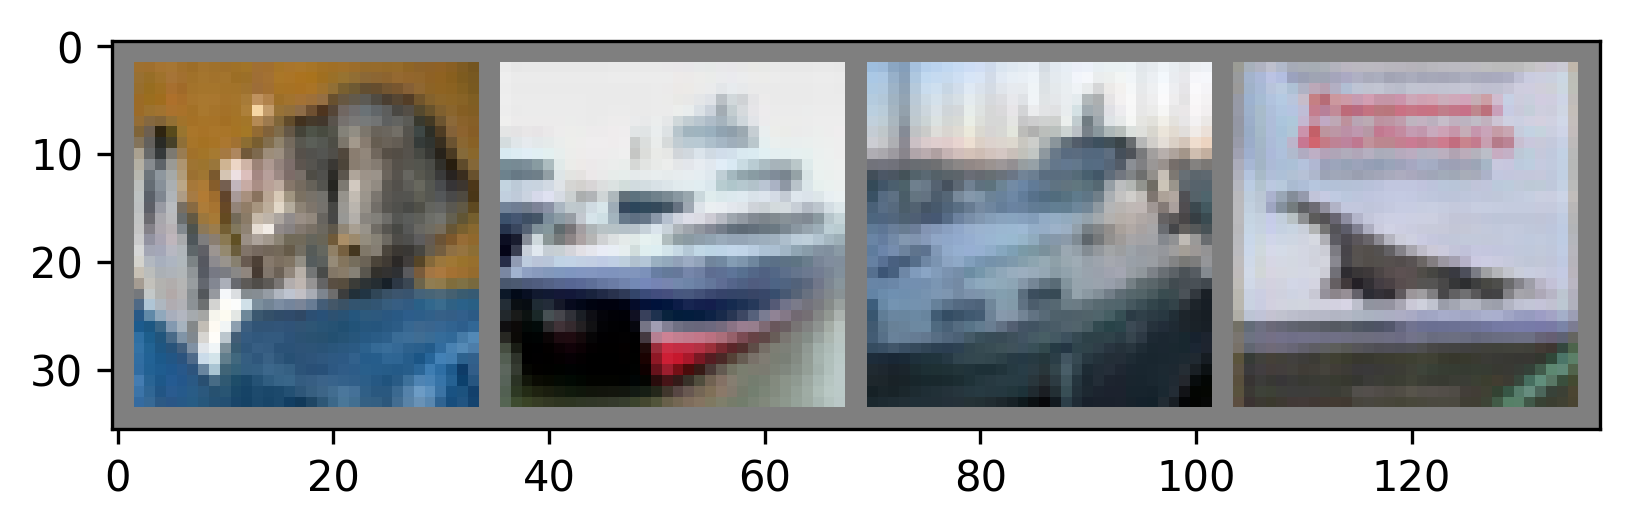

Write Python code to recreate this figure.
# 3. Define a Loss function and optimizer
import torch
import torchvision
import torchvision.transforms as transforms

import matplotlib.pyplot as plt
import numpy as np

# Ex01
transform = transforms.Compose(
    [transforms.ToTensor(),
     transforms.Normalize((0.5, 0.5, 0.5), (0.5, 0.5, 0.5))])

batch_size = 4

trainset = torchvision.datasets.CIFAR10(root='./data', train=True,
                                        download=True, transform=transform)
trainloader = torch.utils.data.DataLoader(trainset, batch_size=batch_size,
                                          shuffle=True, num_workers=2)

testset = torchvision.datasets.CIFAR10(root='./data', train=False,
                                       download=True, transform=transform)
testloader = torch.utils.data.DataLoader(testset, batch_size=batch_size,
                                         shuffle=False, num_workers=2)

classes = ('plane', 'car', 'bird', 'cat',
           'deer', 'dog', 'frog', 'horse', 'ship', 'truck')


# Ex02
import torch.nn as nn
import torch.nn.functional as F



class Net(nn.Module):
    def __init__(self):
        super().__init__()
        self.conv1 = nn.Conv2d(3, 6, 5)
        self.pool = nn.MaxPool2d(2, 2)
        self.conv2 = nn.Conv2d(6, 16, 5)
        self.fc1 = nn.Linear(16 * 5 * 5, 120)
        self.fc2 = nn.Linear(120, 84)
        self.fc3 = nn.Linear(84, 10)

    def forward(self, x):
        x = self.pool(F.relu(self.conv1(x)))
        x = self.pool(F.relu(self.conv2(x)))
        x = torch.flatten(x, 1) # flatten all dimensions except batch
        x = F.relu(self.fc1(x))
        x = F.relu(self.fc2(x))
        x = self.fc3(x)
        return x


net = Net()


# Ex03
import torch.optim as optim

criterion = nn.CrossEntropyLoss()
optimizer = optim.SGD(net.parameters(), lr=0.001, momentum=0.9)


# Ex04
for epoch in range(2):  # loop over the dataset multiple times

    running_loss = 0.0
    for i, data in enumerate(trainloader, 0):
        # get the inputs; data is a list of [inputs, labels]
        inputs, labels = data

        # zero the parameter gradients
        optimizer.zero_grad()

        # forward + backward + optimize
        outputs = net(inputs)
        loss = criterion(outputs, labels)
        loss.backward()
        optimizer.step()

        # print statistics
        running_loss += loss.item()
        if i % 2000 == 1999:    # print every 2000 mini-batches
            print(f'[{epoch + 1}, {i + 1:5d}] loss: {running_loss / 2000:.3f}')
            running_loss = 0.0

print('Finished Training')

PATH = './cifar_net.pth'
torch.save(net.state_dict(), PATH)

dataiter = iter(testloader)
images, labels = next(dataiter)

# print images
# functions to show an image


def imshow(img):
    img = img / 2 + 0.5     # unnormalize
    npimg = img.numpy()
    plt.imshow(np.transpose(npimg, (1, 2, 0)))
    plt.savefig("Ex05.png", bbox_inches="tight", dpi=300)
    plt.close()
    #plt.show()


imshow(torchvision.utils.make_grid(images))
print('GroundTruth: ', ' '.join(f'{classes[labels[j]]:5s}' for j in range(4)))
# GroundTruth:  cat   ship  ship  plane

net = Net()
net.load_state_dict(torch.load(PATH, weights_only=True))

outputs = net(images)

_, predicted = torch.max(outputs, 1)

print('Predicted: ', ' '.join(f'{classes[predicted[j]]:5s}'
                              for j in range(4)))
# Predicted:  cat   ship  ship  ship

correct = 0
total = 0
# since we're not training, we don't need to calculate the gradients for our outputs
with torch.no_grad():
    for data in testloader:
        images, labels = data
        # calculate outputs by running images through the network
        outputs = net(images)
        # the class with the highest energy is what we choose as prediction
        _, predicted = torch.max(outputs, 1)
        total += labels.size(0)
        correct += (predicted == labels).sum().item()

print(f'Accuracy of the network on the 10000 test images: {100 * correct // total} %')
# Accuracy of the network on the 10000 test images: 54 %


# prepare to count predictions for each class
correct_pred = {classname: 0 for classname in classes}
total_pred = {classname: 0 for classname in classes}

# again no gradients needed
with torch.no_grad():
    for data in testloader:
        images, labels = data
        outputs = net(images)
        _, predictions = torch.max(outputs, 1)
        # collect the correct predictions for each class
        for label, prediction in zip(labels, predictions):
            if label == prediction:
                correct_pred[classes[label]] += 1
            total_pred[classes[label]] += 1


# print accuracy for each class
for classname, correct_count in correct_pred.items():
    accuracy = 100 * float(correct_count) / total_pred[classname]
    print(f'Accuracy for class: {classname:5s} is {accuracy:.1f} %')

print("End5!!")